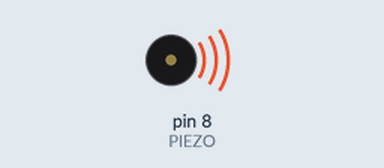
Simulated run of this sketch. Board: Arduino Uno, built with avr-gcc and run on an emulated ATmega328P. Parts: buzzer (waves = sounding).

Above: at 0.18 s.
Timing chart, 0 to 9.6 s (numbered marks = the images above):
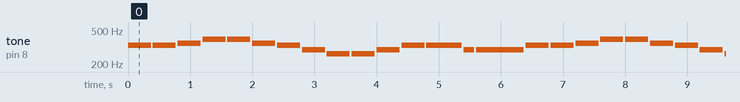

The sketch:

p033-melody.ino
```cpp
// Project 33: Melody
// Plays the first two lines of Beethoven's Ode to Joy.
// Note lengths are counted in eighth notes.

const int PIEZO = 8;
const int EIGHTH = 200;       // ms per eighth note: the tempo

const int NOTE_C4 = 262;
const int NOTE_D4 = 294;
const int NOTE_E4 = 330;
const int NOTE_F4 = 349;
const int NOTE_G4 = 392;

// Sound one note. 2 eighths is a quarter note, 4 is a half.
void play(int frequency, int eighths) {
  int ms = eighths * EIGHTH;
  tone(PIEZO, frequency);
  delay(ms - 30);
  noTone(PIEZO);
  delay(30);
}

// The eleven notes that both lines start with.
void opening() {
  play(NOTE_E4, 2);
  play(NOTE_E4, 2);
  play(NOTE_F4, 2);
  play(NOTE_G4, 2);
  play(NOTE_G4, 2);
  play(NOTE_F4, 2);
  play(NOTE_E4, 2);
  play(NOTE_D4, 2);
  play(NOTE_C4, 2);
  play(NOTE_C4, 2);
  play(NOTE_D4, 2);
}

void setup() {
}

void loop() {
  opening();                  // line one
  play(NOTE_E4, 2);
  play(NOTE_E4, 3);
  play(NOTE_D4, 1);
  play(NOTE_D4, 4);

  opening();                  // line two
  play(NOTE_E4, 2);
  play(NOTE_D4, 3);
  play(NOTE_C4, 1);
  play(NOTE_C4, 4);

  delay(2000);
}
```

Measured:
- by itself, tone on pin 8 (PIEZO): plays 330 Hz for 0.37 s, 330 Hz for 0.37 s, 349 Hz for 0.37 s, 392 Hz for 0.37 s, 392 Hz for 0.37 s, 349 Hz for 0.37 s … (268 notes in this stretch)
